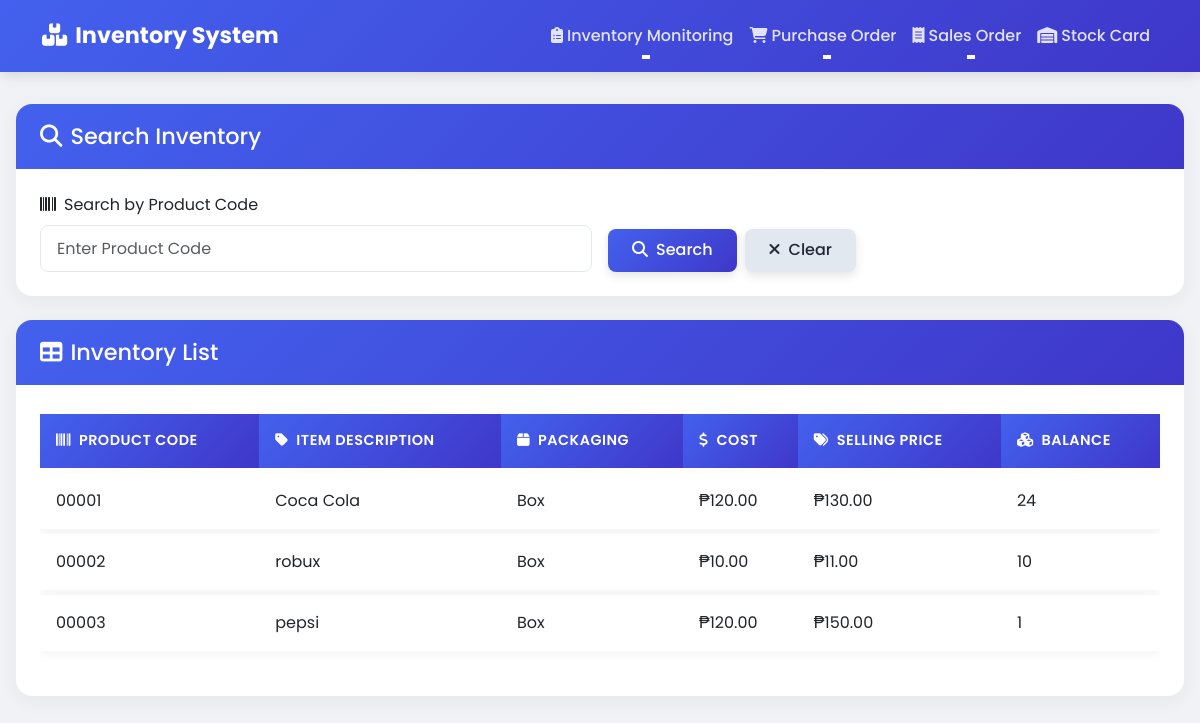
/ForDisplay.php, run on the app's committed database.
### tables this page shows
CREATE TABLE `inventorymasterfile` (
  `Product Code` char(5) NOT NULL,
  `Item Description` char(35) NOT NULL,
  `Packaging` char(3) NOT NULL,
  `Cost` decimal(12,0) NOT NULL,
  `Selling price` decimal(12,0) NOT NULL,
  `Balance` decimal(12,0) NOT NULL
);

### ForDisplay.php (the view, shortened to what this page needs)
<?php
include 'newkonek.php';
$product_code = isset($_GET['product_code']) ? trim($_GET['product_code']) : '';
if (!empty($product_code)) {
    $stmt = $con->prepare("SELECT * FROM inventorymasterfile WHERE `Product Code` = ?");
    $stmt->bind_param("s", $product_code);
    $stmt->execute();
    $result = $stmt->get_result();
    $stmt->close();
} else {
    $result = $con->query("SELECT * FROM inventorymasterfile");
}
?>
<!DOCTYPE html>
<html lang="en">
<head>
    <link href="https://cdn.jsdelivr.net/npm/bootstrap@5.3.0/dist/css/bootstrap.min.css" rel="stylesheet">
    <link rel="stylesheet" href="https://cdnjs.cloudflare.com/ajax/libs/font-awesome/6.4.0/css/all.min.css">
</head>
<body>
<nav class="navbar navbar-expand-lg navbar-dark">
    <div class="container">
        <a class="navbar-brand" href="#">
            <i class="fas fa-boxes me-2"></i>Inventory System
        </a>
        <div class="collapse navbar-collapse" id="navbarNav">
            <ul class="navbar-nav ms-auto">
                <li class="nav-item dropdown">
                    <a class="nav-link dropdown-toggle active" href="#" id="inventoryDropdown" role="button" data-bs-toggle="dropdown">
                        <i class="fas fa-clipboard-list me-1"></i>Inventory Monitoring
                    </a>
                </li>
                <li class="nav-item dropdown">
                    <a class="nav-link dropdown-toggle" href="#" id="purchaseDropdown" role="button" data-bs-toggle="dropdown">
                        <i class="fas fa-shopping-cart me-1"></i>Purchase Order
                    </a>
                </li>
                <li class="nav-item dropdown">
                    <a class="nav-link dropdown-toggle" href="#" id="salesDropdown" role="button" data-bs-toggle="dropdown">
                        <i class="fas fa-receipt me-1"></i>Sales Order
                    </a>
                </li>
                <li class="nav-item">
                    <a class="nav-link" href="stock_card.php">
                        <i class="fas fa-warehouse me-1"></i>Stock Card
                    </a>
                </li>
            </ul>
        </div>
    </div>
</nav>
<div class="content-wrapper fade-in">
    <div class="card mb-4">
        <div class="card-header">
            <h3><i class="fas fa-search me-2"></i>Search Inventory</h3>
        </div>
        <div class="card-body">
            <form method="GET" action="fordisplay.php" class="row g-3 align-items-end">
                <div class="col-md-6">
                    <label for="product_code" class="form-label">
                        <i class="fas fa-barcode me-2"></i>Search by Product Code
                    </label>
                    <input type="text" class="form-control" id="product_code" name="product_code"
                        placeholder="Enter Product Code"
                        value="<?php echo isset($_GET['product_code']) ? htmlspecialchars($_GET['product_code']) : ''; ?>">
                </div>
                <div class="col-md-6 d-flex gap-2">
                    <button type="submit" class="btn btn-primary">
                        <i class="fas fa-search me-2"></i>Search
                    </button>
                    <button type="button" class="btn btn-light" onclick="window.location.href='fordisplay.php'">
                        <i class="fas fa-times me-2"></i>Clear
                    </button>
                </div>
            </form>
        </div>
    </div>
    <div class="card">
        <div class="card-header d-flex justify-content-between align-items-center">
            <h3><i class="fas fa-table me-2"></i>Inventory List</h3>
        </div>
        <div class="card-body">
            <div class="table-responsive">
                <table class="table table-hover">
                    <thead>
                        <tr>
                            <th scope="col"><i class="fas fa-barcode me-2"></i>Product Code</th>
                            <th scope="col"><i class="fas fa-tag me-2"></i>Item Description</th>
                            <th scope="col"><i class="fas fa-box me-2"></i>Packaging</th>
                            <th scope="col"><i class="fas fa-dollar-sign me-2"></i>Cost</th>
                            <th scope="col"><i class="fas fa-tags me-2"></i>Selling Price</th>
                            <th scope="col"><i class="fas fa-cubes me-2"></i>Balance</th>
                        </tr>
                    </thead>
                    <tbody>
                        <?php
                        if ($result && mysqli_num_rows($result) > 0) {
                            while ($row = $result->fetch_assoc()) {
                                echo '<tr>
                                    <td>'.htmlspecialchars($row['Product Code']).'</td>
                                    <td>'.htmlspecialchars($row['Item Description']).'</td>
                                    <td>'.htmlspecialchars($row['Packaging']).'</td>
                                    <td>₱'.number_format($row['Cost'], 2).'</td>
                                    <td>₱'.number_format($row['Selling price'], 2).'</td>
                                    <td>'.htmlspecialchars($row['Balance']).'</td>
                                </tr>';
                            }
                        } else {
                            echo '<tr><td colspan="6" class="text-center text-danger">
                                <i class="fas fa-exclamation-triangle me-2"></i>No products found
                            </td></tr>';
                        }
                        ?>
                    </tbody>
                </table>
            </div>
        </div>
    </div>
</div>
</body>
</html>

### ForDisplay.php (style rules this page uses)
:root { --primary: #4361ee; --primary-dark: #3a56d4; --secondary: #3f37c9; --accent: #4cc9f0; --success: #4ade80; --danger: #f87171; --warning: #fbbf24; --light: #f9fafb; --dark: #1f2937; }
body { font-family: 'Poppins', sans-serif; background-color: #f0f2f5; color: #333; }
.navbar { background: linear-gradient(135deg, var(--primary), var(--secondary)); box-shadow: 0 4px 12px rgba(0, 0, 0, 0.1); padding: 0.8rem 1rem; }
.navbar-brand { font-weight: 700; font-size: 1.4rem; color: white !important; }
.navbar-nav .nav-link { color: rgba(255, 255, 255, 0.85) !important; font-weight: 500; padding: 0.7rem 1rem; position: relative; transition: all 0.3s ease; }
.navbar-nav .nav-link::after { content: ''; position: absolute; width: 0; height: 2px; bottom: 0; left: 50%; background-color: white; transition: all 0.3s ease; transform: translateX(-50%); }
.content-wrapper { max-width: 1200px; margin: 2rem auto; padding: 0 1rem; }
.card { border: none; border-radius: 1rem; box-shadow: 0 5px 20px rgba(0, 0, 0, 0.05); transition: transform 0.3s, box-shadow 0.3s; overflow: hidden; }
.card-header { background: linear-gradient(135deg, var(--primary), var(--secondary)); color: white; font-weight: 600; border: none; padding: 1.2rem 1.5rem; }
.card-header h3 { margin: 0; font-size: 1.4rem; }
.card-body { padding: 1.5rem; }
.btn { font-weight: 500; padding: 0.6rem 1.5rem; border-radius: 0.5rem; transition: all 0.3s; position: relative; overflow: hidden; box-shadow: 0 4px 10px rgba(0, 0, 0, 0.1); }
.btn-primary { background: linear-gradient(135deg, var(--primary), var(--secondary)); border: none; }
.btn-light { background: #e2e8f0; border: none; color: var(--dark); }
.form-control { border-radius: 0.5rem; padding: 0.65rem 1rem; border: 1px solid #e2e8f0; transition: all 0.3s; }
.table { border-collapse: separate; border-spacing: 0 5px; }
.table thead th { background: linear-gradient(135deg, var(--primary), var(--secondary)); color: white; font-weight: 600; border: none; padding: 1rem; text-transform: uppercase; letter-spacing: 0.5px; font-size: 0.9rem; }
.table tbody tr { background-color: white; box-shadow: 0 3px 10px rgba(0, 0, 0, 0.05); transition: all 0.3s ease; }
.table tbody td { padding: 1rem; border: none; vertical-align: middle; }
.fade-in { animation: fadeIn 0.4s ease-out forwards; }

### data on the page
inventorymasterfile: Product Code "00001", Item Description "Coca Cola", Packaging "Box", Cost "120.00", Selling price "130.00", Balance "24"
inventorymasterfile: Product Code "00002", Item Description "robux", Packaging "Box", Cost "10.00", Selling price "11.00", Balance "10"
inventorymasterfile: Product Code "00003", Item Description "pepsi", Packaging "Box", Cost "120.00", Selling price "150.00", Balance "1"
